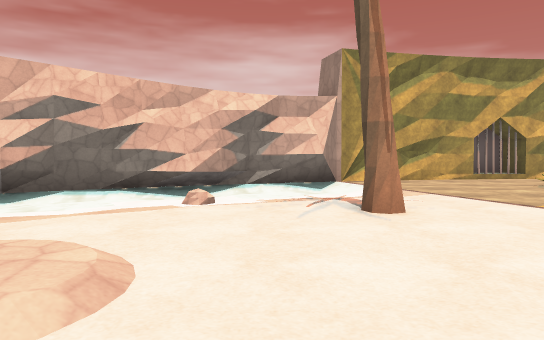
[1] (above)

23 first-person views from a walk through a level from a Godot 3-D game. The camera is 1.3 m above the floor, tilts 2° down and sees 70° across. The floor is counted in squares, 2 m on a side. Each view is taken from the middle of a square. On the plan, view 1 faces up. The plan holds only what a view shows up to about 11 squares ahead; the rest is blank. The place goes on beyond the plan. Some surface patterns are stand-ins.

[2]
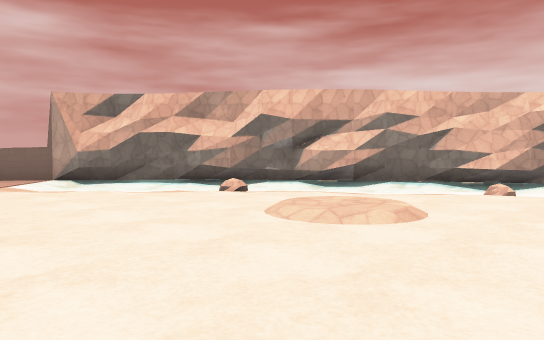

[3]
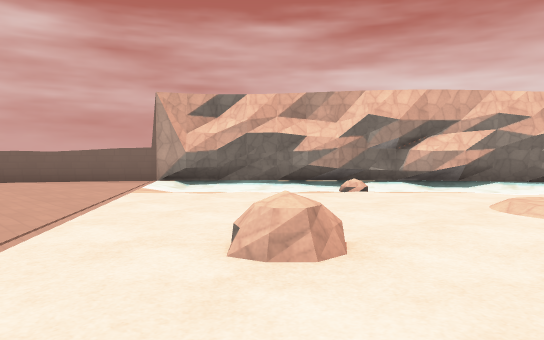

[4]
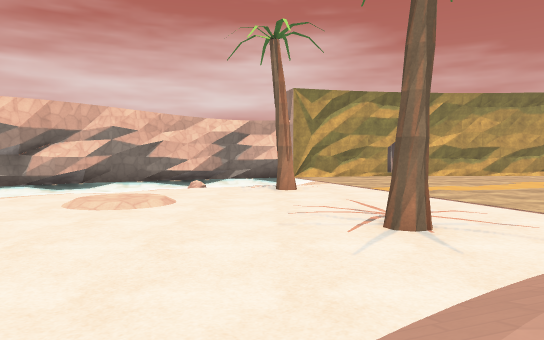

[5]
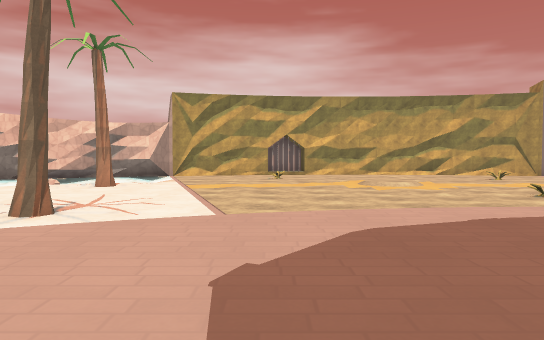

[6]
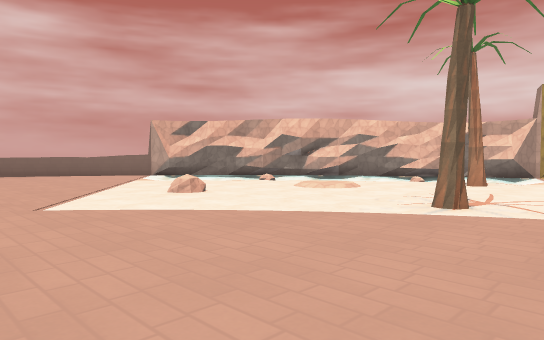

[7]
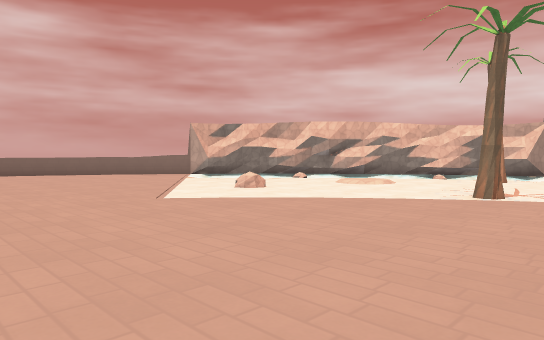

[8]
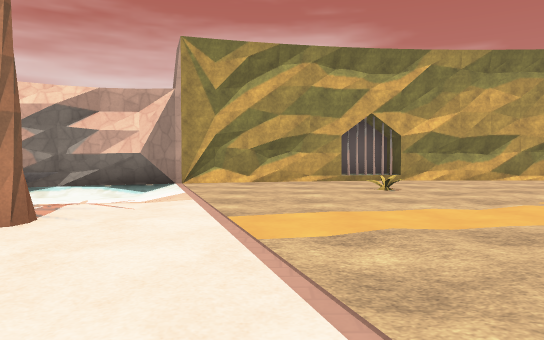

[9]
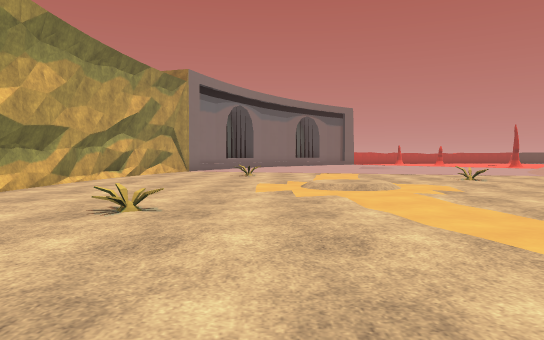

[10]
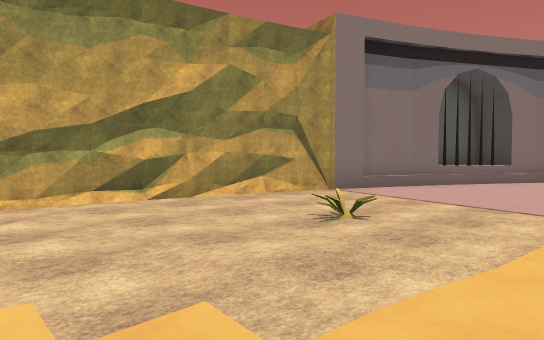

[11]
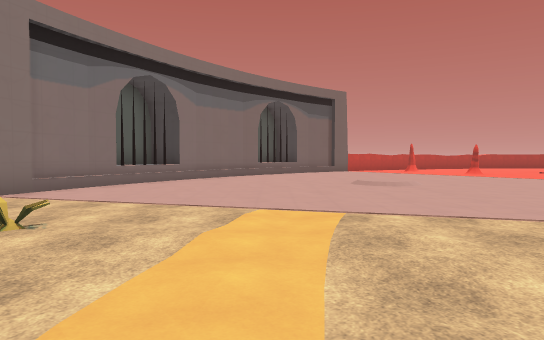

[12]
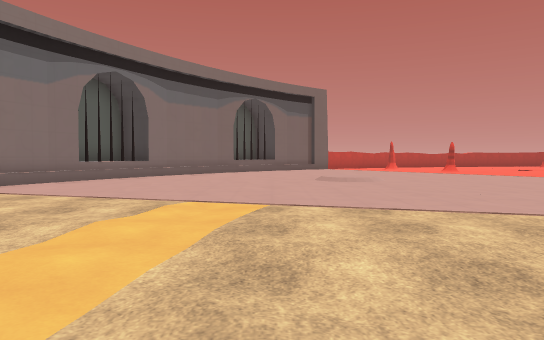

[13]
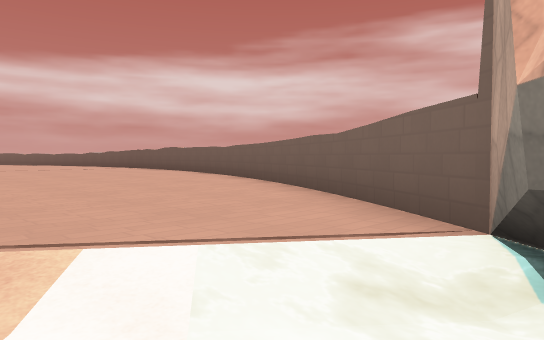

[14]
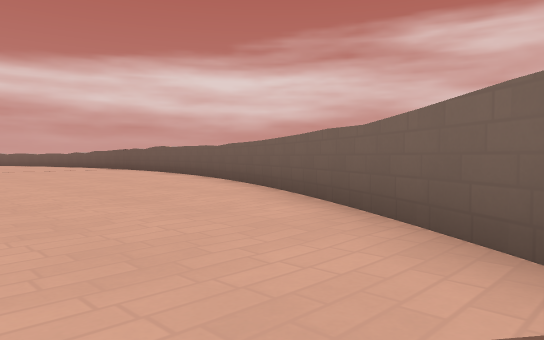

[15]
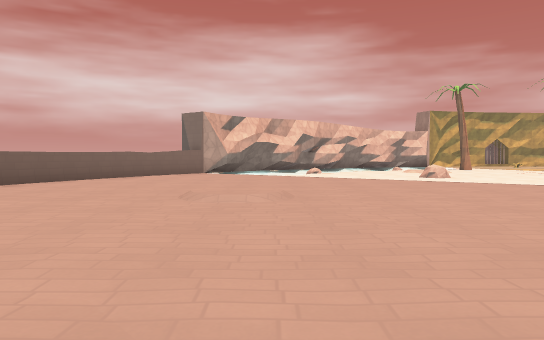

[16]
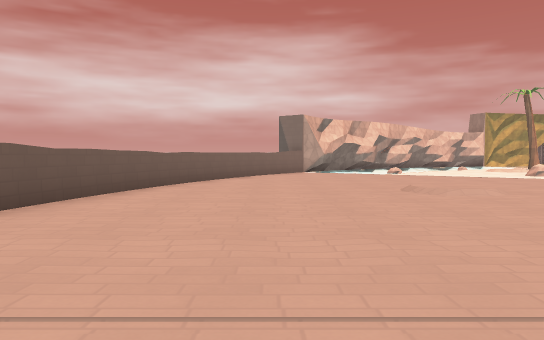

[17]
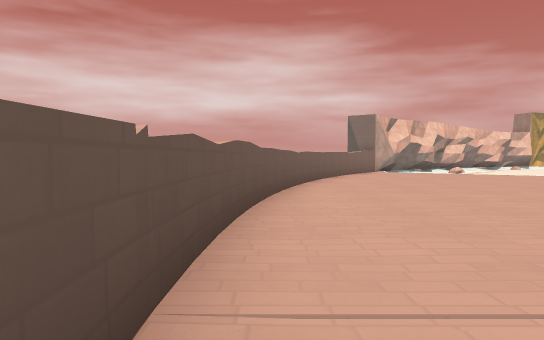

[18]
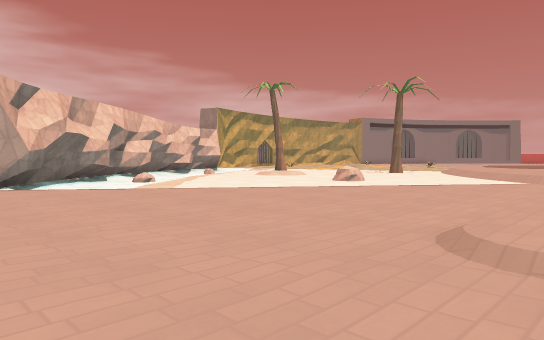

[19]
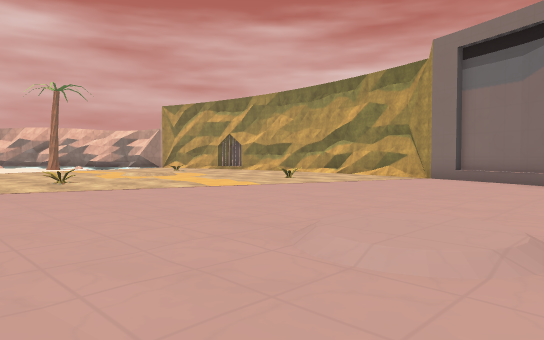

[20]
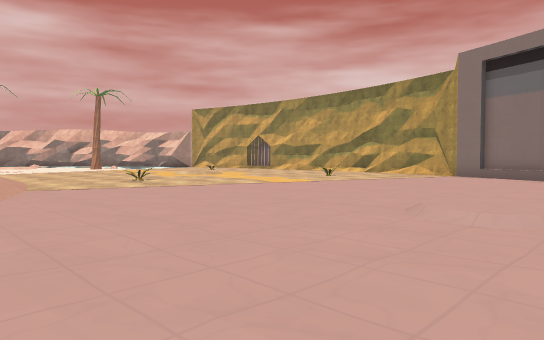

[21]
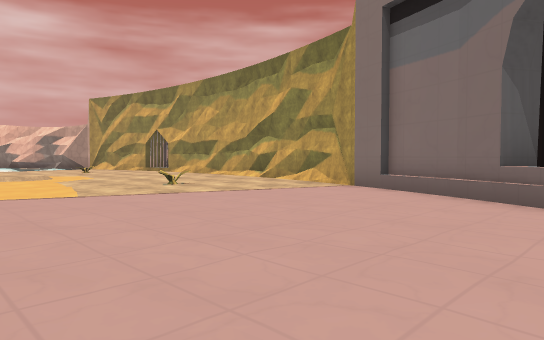

[22]
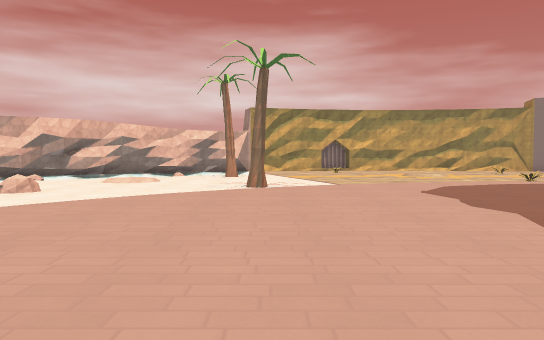

[23]
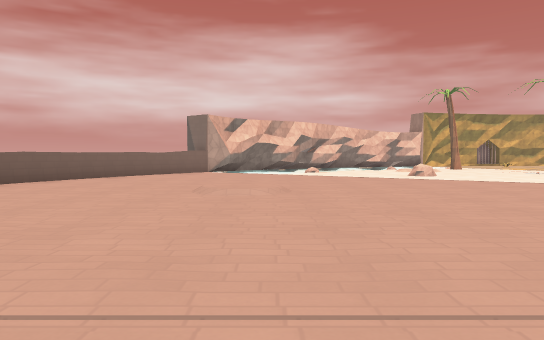

### Floor plan
Key: @ floor where view 1 was taken; # wall or solid block; . main floor; : floor 0.25 m higher than the main floor; - floor 0.25 m lower than the main floor; _ floor 0.5 m lower than the main floor; / step, stairs or slope; = window, fence, low wall or low ledge; ^ raised ledge; v drop or lower ground.
Columns run from 16 left of view 1 to 22 right of it. Each row starts with its distance up from view 1.
 12                     ####^^^#^^
 11                   ^##.........###^
 10                ###................##v^
  9               ##-- ...=.............#^^
  8             ###---/...........=.......^
  7            ##--=--//...................
  6          ###---//........//............
  5         ##---/...#.......//............
  4        ##-#-/..........................
  3       ##_-//...........................
  2       #---/...:/............=......./:.
  1     ###///....//....................//.
  0    ##..//.......@..#...................
 -1    #..../............/////////.........
 -2    #.........^....../:::::    :/.......
 -3   ^...............//::::::         ....
 -4   ^............../:::::::
 -5   ^............./:::::::
 -6  ^............./::::::::
 -7  ^.....//....../:::::::
 -8  ^.....//..... :::::::
 -9 ##...........    :::::
-10 #............     :::
-11 #...........       :
-12 ^..........
-13 ^..........
-14 ^..... ...
-15  .  .   .

Positions as (right, up) in squares from view 1, and headings:
1: (0, 0), facing up
2: (1, -2), facing up-left
3: (-1, -4), facing up-left
4: (1, -5), facing up
5: (6, -6), facing up
6: (5, -7), facing up-left
7: (5, -9), facing up-left
8: (4, 1), facing up
9: (2, 7), facing right
10: (10, 5), facing up-right
11: (10, 5), facing right
12: (10, 4), facing right
13: (-8, 2), facing down-left
14: (-9, 1), facing down-left
15: (-8, -14), facing up
16: (-12, -15), facing up
17: (-15, -15), facing up
18: (-12, -8), facing up-right
19: (22, -1), facing up-left
20: (22, -3), facing up-left
21: (22, 3), facing up-left
22: (3, -11), facing up
23: (-8, -15), facing up
